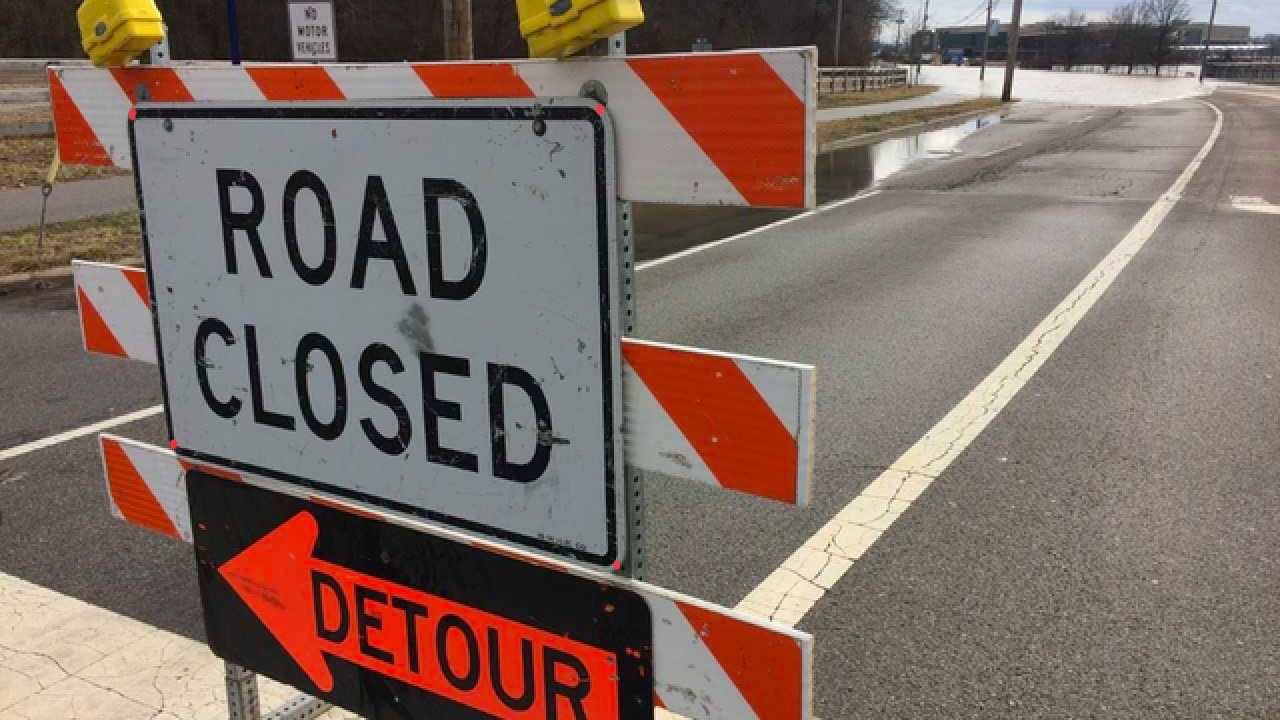
#> input picture Homework2/original.jpg, 1280 x 720 px
$ jupyter execute Homework2_8.ipynb
#> lines starting #> are read from the running program, lines starting #| are printed output that depends on the picture
<a href="https://colab.research.google.com/github/BriannaSolano/RoboticsAndComputerVision/blob/main/Homework2_8.ipynb" target="_parent"></a>

[cell 1]
import matplotlib.pyplot as plt
import numpy as np
from skimage.io import imread, imshow
from skimage import data
from skimage import transform
from skimage import img_as_float

img = imread('original.jpg')
#> img is the input picture: shape (720, 1280, 3); mean R, G, B 126.9, 109.1, 100.5


imshow(img);
#original points
x = [133,601,173,618]
y = [445.5,566.5,113.5,109.5]
#New points
newx = [135,615,134,616]
newy = [560,559,120,118]

A = np.array ([[-x[0],-y[0],-1,0,0,0,(newx[0]*x[0]),(newx[0]*y[0]),newx[0]],
               [0,0,0,-x[0],-y[0],-1,(newy[0]*x[0]),(newy[0]*y[0]),newy[0]],
               [-x[1],-y[1],-1,0,0,0,(newx[1]*x[1]),(newx[1]*y[1]),newx[1]],
               [0,0,0,-x[1],-y[1],-1,(newy[1]*x[1]),(newy[1]*y[1]),newy[1]],
               [-x[2],-y[2],-1,0,0,0,(newx[2]*x[2]),(newx[2]*y[2]),newx[2]],
              [0,0,0,-x[2],-y[2],-1,(newy[2]*x[2]),(newy[2]*y[2]),newy[2]],
               [-x[3],-y[3],-1,0,0,0,(newx[3]*x[3]),(newx[3]*y[3]),newx[3]],
                [0,0,0,-x[3],-y[3],-1,(newy[3]*x[3]),(newy[3]*y[3]),newy[3]]
               ])
print("A = ", A)
print(" ")

U, s, V = np.linalg.svd(A)
V = np.transpose(V)
print("V = ", V)
print(" ")

#Elements in the Homography
H = V[:,[8]]
print ("Elements in the homography")
print(H)
print(" ")
#Reshape the Homography
matrix = np.reshape(H,(3,3))
print("Homography = ")
print(matrix)

#Test the homography on the image
tform = transform.ProjectiveTransform(matrix=matrix)
tf_img = transform.warp(img, tform.inverse)
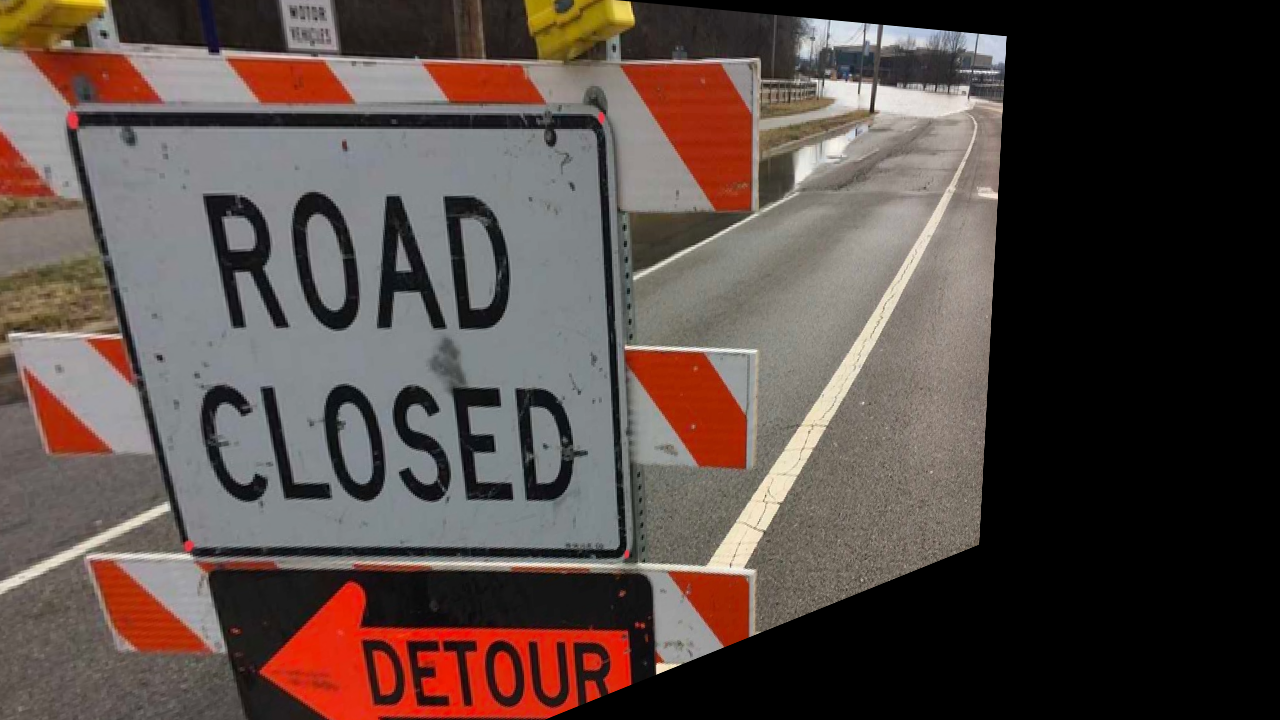
#> tf_img: shape (720, 1280, 3) float64; mean R, G, B 0.342, 0.29, 0.272
fig, ax = plt.subplots()
ax.imshow(tf_img)
ax.set_title('Projective transformation')
plt.show()
